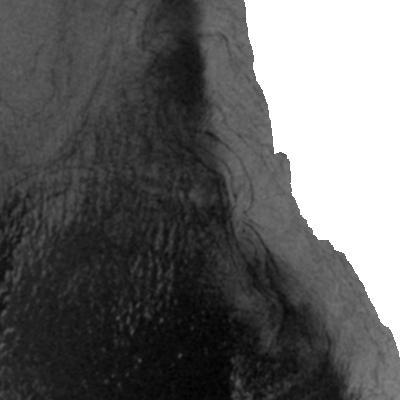
#> input picture CSIRO_Sentinel-1_SAR_image_dataset_of_oil-_and_non-oil_features_for_machine_learning_(_Deep_Learning_)-QEzDvqEq-/data/Samples/0_0_0_img_5kPtgTDfaBqbQJtE_ADR_cls_0.jpg, 400 x 400 px
$ python -i bSplineExtraction.py   (imports and definitions only)
#> lines starting #> are read from the running program, lines starting #| are printed output that depends on the picture; after the words box and inside, x2 and y2 are one past the last pixel; in counts of white or black regions, pixels touching at a corner belong together
#> further down, picture is the input picture: shape (400, 400, 3); min 0, max 255, mean 97.4
### src/algorithmic_segmentation/algorithms/common.py
import cv2


class Common():
    @staticmethod
    def tryConvertBGRToGray(image):
        if len(image.shape) == 2:
            gray_image = image
        elif len(image.shape) == 3 and image.shape[2] in [3, 4]:
            gray_image = cv2.cvtColor(image, cv2.COLOR_BGR2GRAY)
        else:
            raise ValueError("Input image must have 2, 3, or 4 channels")
        return gray_image

### src/spline_extraction/bSplineExtraction.py
from typing import List, Tuple
import cv2
import numpy as np
import matplotlib.pyplot as plt
from mpl_toolkits.mplot3d import Axes3D
import scipy.interpolate as spi

from src.spline_extraction.spline import Spline
from src.algorithmic_segmentation.algorithms.common import Common

class BSplineExtraction:
    def __init__(self, num_points: int = 20):
        self.num_points = num_points

    def extract_spline(self, image) -> List[Tuple[float, float]]:
        gray_image = Common.tryConvertBGRToGray(image)
        blurred_image = cv2.GaussianBlur(gray_image, (5, 5), 0)
        _, binary_image = cv2.threshold(blurred_image, 127, 255, cv2.THRESH_BINARY)
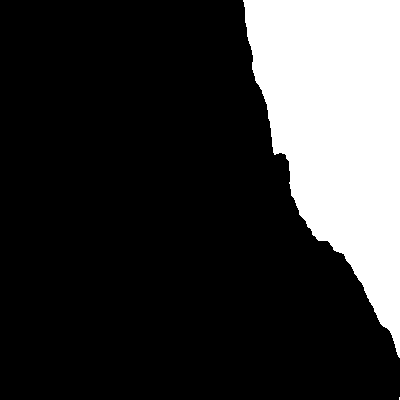
#> binary_image: shape (400, 400); 21.6% white; 2 white regions (1 under 20 px), largest, box (x1, y1, x2, y2) and area: (243, 0, 400, 358) 34604
        inverted_image = cv2.bitwise_not(binary_image)
#> inverted_image: shape (400, 400); 78.4% white; 2 black regions (1 under 20 px)

        contours, _ = cv2.findContours(inverted_image, cv2.RETR_EXTERNAL, cv2.CHAIN_APPROX_NONE)
#> contours = 1 contour; box (x1, y1, x2, y2) and area: (0, 0, 400, 400) 124658

        tcks = []
        for contour in contours:
            if contour.shape[0] < 2:
                continue

            contour = np.squeeze(contour)
            x = contour[:, 0]
            y = contour[:, 1]

            try:
                tck, _ = spi.splprep([x, y], s=0, per=False)
                tcks.append(tck)
            except:
                print("Unable to extract spline from current line, going to next.")
                continue
#> this loop made 1 pass
#> after the loop, tcks = 1 item
        return tcks

    @staticmethod
    def create_smooth_splines(tcks, curve_point_count: int = 100):

        all_splines = []
            # Based on https://docs.scipy.org/doc/scipy/reference/generated/scipy.interpolate.splrep.html#scipy.interpolate.splrep
            # & with some help from copilot to understand what everything does
        for tck in tcks:
            fidelity = np.linspace(0, 1, curve_point_count)
            smooth_x, smooth_y = spi.splev(fidelity, tck)
            points = [smooth_x, smooth_y]
            out_spline = Spline(points=points, tck=tck, linspace=fidelity)
            all_splines.append(out_spline)
        return all_splines

    @staticmethod
    def try_add_splines_to_image(image: np.ndarray, splines: List[Spline], curve_point_count: int = 100):
        if len(image.shape) == 2:
            image = cv2.cvtColor(image, cv2.COLOR_GRAY2RGB)
        if not len(splines):
            return image

        for spline in splines:
            # Based on https://docs.scipy.org/doc/scipy/reference/generated/scipy.interpolate.splrep.html#scipy.interpolate.splrep
            # & with some help from copilot to understand what everything does
            fidelity = np.linspace(0, 1, curve_point_count)
            smooth_x, smooth_y = spi.splev(fidelity, spline.tck)

            points = np.column_stack((smooth_x, smooth_y)).astype(np.int32)
            cv2.polylines(image, [points], False, (0, 255, 0), 2)

        return image

>>> import cv2
>>> picture = cv2.imread('../../CSIRO_Sentinel-1_SAR_image_dataset_of_oil-_and_non-oil_features_for_machine_learning_(_Deep_Learning_)-QEzDvqEq-/data/Samples/0_0_0_img_5kPtgTDfaBqbQJtE_ADR_cls_0.jpg')
>>> result = BSplineExtraction().extract_spline(picture)
#> result = 1 item
